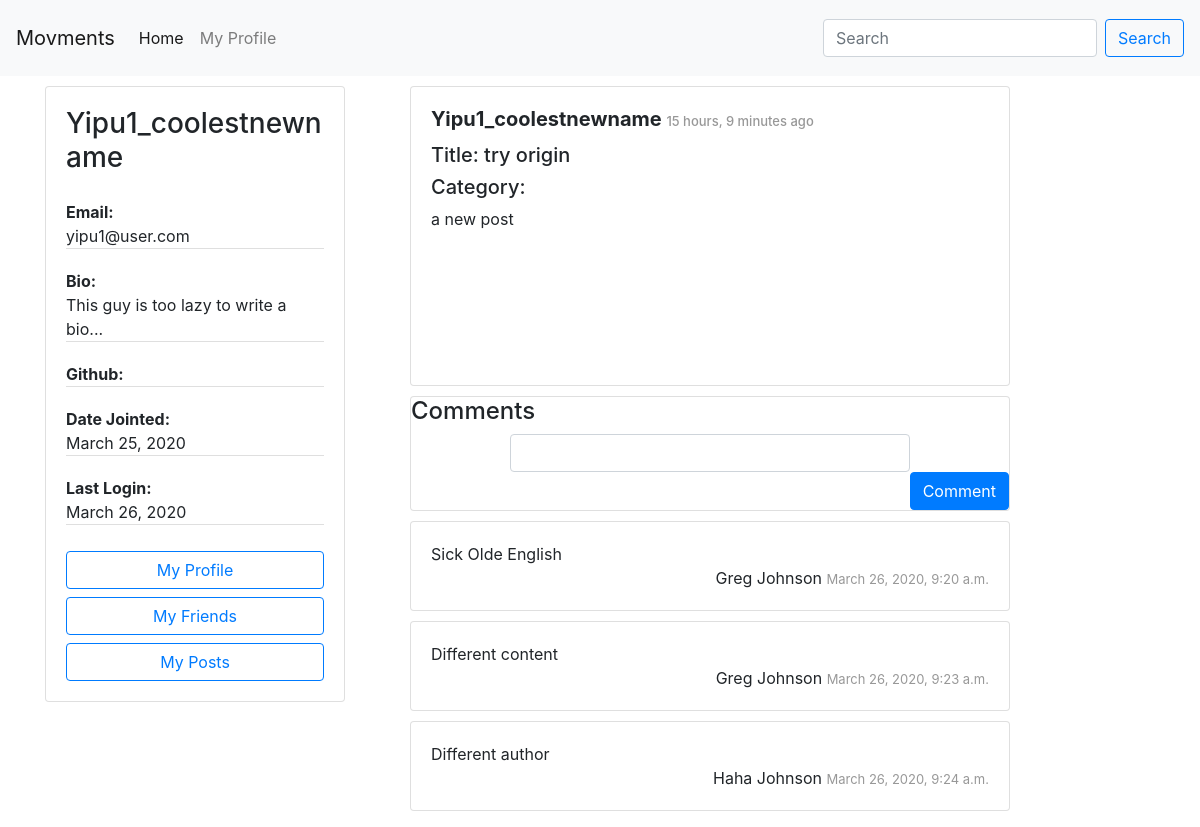
The page /posts/6e9250f0b9a24ff09c66f14ecdd19849/ (signed in) on the database its author committed.
### accounts/models.py (models this page shows, shortened)
class Author(AbstractBaseUser):
    email=models.EmailField(
        verbose_name='email address',
        max_length=60,
        unique=True,
    )
    id = models.CharField(primary_key=True, default=uuid.uuid4().urn[9:], editable=False,max_length=100,unique=True)
    displayName = models.CharField(max_length=30)
    lastName = models.CharField(max_length=30, blank=True)
    firstName = models.CharField(max_length=30, blank=True)
    host = models.CharField(default=settings.HOSTNAME, max_length=100)
    url = models.CharField(default="", max_length=100)
    avatar = models.ImageField(upload_to='avatar/', default = 'avatar/default-avatar.png', blank=True, null=True)
    github = models.URLField(default="", max_length=100, null=True)
    bio = models.CharField(default="This guy is too lazy to write a bio...", max_length=200, blank=True, null=True)
    date_joined=models.DateField(verbose_name="date joined", auto_now=True)
    last_login=models.DateField(verbose_name="last login", auto_now=True)
    active=models.BooleanField(default=True)
    activated=models.BooleanField(default=False)
    node=models.BooleanField(default=False)
    admin=models.BooleanField(default=False)
    share=models.BooleanField(default=False)
    share_image=models.BooleanField(default=False)
    objects = AuthorManager()
    USERNAME_FIELD = 'email'
    REQUIRED_FIELDS = ['displayName', ]

### posting/models.py (models this page shows, shortened)
class Post(models.Model):
    id = models.UUIDField(primary_key=True, default=uuid.uuid4, max_length=50, editable=False)
    author = models.ForeignKey(Author, on_delete=models.CASCADE)
    title = models.CharField(max_length=50)
    contentType = models.CharField(max_length=20, default = 'text/plain', choices=CONTENT_TYPE)
    origin = models.CharField(default="",max_length=200, editable=False)
    source = models.CharField(max_length=200, blank=True)
    content = models.TextField()
    categories = models.CharField(max_length=200, blank=True)
    unlisted = models.BooleanField(default=False, choices=UNLISTED)
    published = models.DateTimeField('date posted', auto_now_add=True, blank=True)
    visibility = models.CharField(max_length=10, default = 'PUBLIC', choices=POST_VISIBILITY)
    visibleTo =models.CharField(max_length=100, default='', blank=True )

class Comment(models.Model):
    id = models.UUIDField(primary_key=True, default=uuid.uuid4, editable=False)
    author = models.ForeignKey(Author, on_delete=models.CASCADE)
    post = models.ForeignKey(Post, on_delete=models.CASCADE)
    contentType = models.CharField(max_length=20, default = 'text/plain', choices=CONTENT_TYPE_COMMENT)
    comment = models.CharField(max_length=200)
    published = models.DateTimeField('date posted', auto_now_add=True, blank=True)

### posting/views.py (the view)
# urls.py: path('posts/<str:post_id>/', APIviews.ViewPostDetails.as_view(), name='view post details'),
class ViewPostDetails(APIView):
    permission_classes = [IsAuthenticated]
    def get(self, request, post_id, format=None):
        post = Post.objects.filter(id=post_id)
        if not post.exists():
            node = ServerNode.objects.all()
            if node.exists():
                post = getNodePost(post_id,node)
            if post != None:
                if not checkVisibility(request.user, post):
                    return HttpResponseForbidden("You don't have visibility.")
                else:
                    comments = getNodePostComment(post.id,node)[:10]
            else:
                return HttpResponseNotFound("Post not found")
        else:
            post = Post.objects.get(id=post_id)
            if not checkVisibility(request.user, post):
                return HttpResponseForbidden("You don't have visibility.")
            comments = Comment.objects.filter(post=post)[:10]
        context = {
            'post': post,
            'comment_list': comments,
        }
        return render(request, "posting/post-details.html", context)

### friendship/helper_functions.py (called while the page is built, shortened)
def checkVisibility(requester, post):
    if post.visibility == 'PUBLIC' or post.author == requester:
        return True
    return False

### posting/templates/posting/post-details.html
{% extends 'posting/homepage.html' %}
{% block shortProfile %}
    {% if request.user.is_authenticated %}
        {% include 'posting/profile-card.html' with request=request%}
    {% endif %}
{% endblock %}
{% block newPost %}
        {% include 'posting/post-full-view.html' with post=post %}
{% endblock %}
{% block content %}
        {% include 'posting/comment-input.html' with post=post request=request %}
        {% if comment_list %}
            <ul>
                {% for comment in comment_list %}
                    {% include 'posting/comment-view.html' with comment=comment %}
                {% endfor %}
            </ul>
        {% endif %}
{% endblock %}

### posting/templates/posting/profile-card.html
<div class="card" style="width: 300px;">
    <div class="card-body">
    <h3 class="card-title">{{request.user.displayName }}</h3>
    <p class="card-text">
        <ul class="list-group list-group-flush">
            <li class="list-group-item" style="padding: 0;"><span style="font-weight: bold;">Email:</span><br>{{ request.user.email }}</li>
            <li class="list-group-item" style="padding: 0;"><span style="font-weight: bold;">Bio:</span><br>{{ request.user.bio }}</li>
            <li class="list-group-item" style="padding: 0;"><span style="font-weight: bold;">Github:</span><br>{{ request.user.github }}</li>
            <li class="list-group-item" style="padding: 0;"><span style="font-weight: bold;">Date Jointed:</span><br> {{ request.user.date_joined }}</li>
            <li class="list-group-item" style="padding: 0;"><span style="font-weight: bold;">Last Login:</span><br>{{ request.user.last_login }}</li>
        </ul>
    </p>
    <div id="user-menu">
        <a href="{% url 'accounts:view profile' request.user.id %}" class="btn btn-outline-primary btn-block">My Profile</a>
        <a href="{% url 'friendship:get friends list' request.user.id %}" class="btn btn-outline-primary btn-block">My Friends</a>
        <a href="{% url 'posting:view user posts' request.user.id %}" class="btn btn-outline-primary btn-block">My Posts</a>
    </div>
    </div>
</div>

### posting/templates/posting/post-full-view.html (shortened to what this page needs)
<div class="card" style="width: 600px;height:300px">
    <div class="card-body">
        <div class='card-title'>
            <h5 class="post-tile"><b>{{ post.author.displayName }} </b> <span id="timestamp"> {{ post.published|timesince }} ago</span></h5>
        </div>
        <div class="card-subtile">
            <h5>Title: {{post.title}}</h5>
            <h5>Category: {{post.categories}}</h5>
        </div>
        <div class="card-content">
            <div class="content-container" style="width:480px;height:180px;">
                {% if post.contentType == 'image/png;base64' %}
                <img alt="Post Image" style="max-width:100%;max-height:100%;padding-bottom: 10px;"/>
                {% elif post.contentType == 'image/jpeg;base64' %}
                <img alt="Post Image" style="max-width:100%;max-height:100%;padding-bottom: 10px;"/>
                {% elif post.contentType == 'application/base64' %}
                <p>I dont know how to display application yet</p>
                {% else %}
                <p>{{ post.content }}</p >
                {% endif %}
            </div>
        </div>
    </div>
</div>

### posting/templates/posting/comment-view.html (shortened to what this page needs)
<div class="card" style="width: 600px;">
    <div class="card-body">
            <div class="card-content">
                {{ comment.comment }}
                <br>
                <div class="card-subtile " style="text-align: right;">
                    {{ comment.author.displayName }}
                    <span id="timestamp">{{ comment.published }}</span>
                </div>
            </div>
    </div>
</div>

### posting/templates/posting/base.html (style rules this page uses)
ul { padding: 0; list-style-type: none; }
li { padding: 0; list-style-type: none; margin-top: 10px; margin-bottom: 10px; }
#timestamp { font-size: small; color:#989898; }
.card { margin-top: 10px; }

### rows shown on the page
Author: user.displayName "Yipu1_coolestnewname", user.email "yipu1@user.com", user.bio "This guy is too lazy to write a bio...", user.date_joined "March 25, 2020", user.last_login "March 26, 2020"
Post: author.displayName "Yipu1_coolestnewname", published "15 hours, 9 minutes", title "try origin", content "a new post"
Comment: comment "Sick Olde English", author.displayName "Greg Johnson", published "March 26, 2020, 9:20 a.m."
Comment: comment "Different content", author.displayName "Greg Johnson", published "March 26, 2020, 9:23 a.m."
Comment: comment "Different author", author.displayName "Haha Johnson", published "March 26, 2020, 9:24 a.m."
